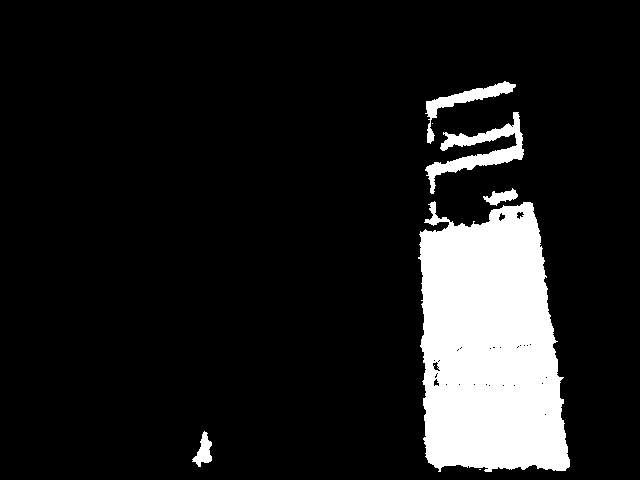
#> input picture Boiler4.bmp, 640 x 480 px
$ python Client.py   (Python 2 division)
#> lines starting #> are read from the running program, lines starting #| are printed output that depends on the picture; after the words box and inside, x2 and y2 are one past the last pixel; in counts of white or black regions, pixels touching at a corner belong together
import socket
import cv2
import numpy as np
import sys
import time

TCP_IP = '192.168.1.12'
TCP_PORT = 2389
BUFFER_SIZE = 1500


img = cv2.imread('./Boiler4.bmp') #image read
#> img is the input picture: shape (480, 640, 3); 12% white; 7 white regions (2 under 20 px), largest, box (x1, y1, x2, y2) and area: (418, 201, 570, 472) 32749, (425, 112, 524, 194) 2241, (425, 81, 516, 144) 1122, (192, 431, 212, 467) 362, (483, 188, 518, 206) 303
kernel = np.ones((3,3))
erosion = cv2.erode(img,kernel,iterations = 16) #increase if necessary
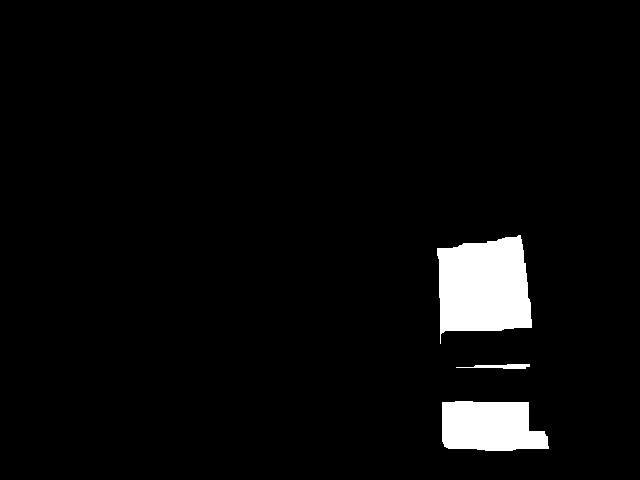
#> erosion: shape (480, 640, 3); 4.1% white; 3 white regions, box (x1, y1, x2, y2) and area: (437, 235, 532, 344) 7813, (442, 401, 549, 451) 4488, (456, 364, 530, 369) 227
dilation = cv2.dilate(erosion,kernel,iterations = 8)
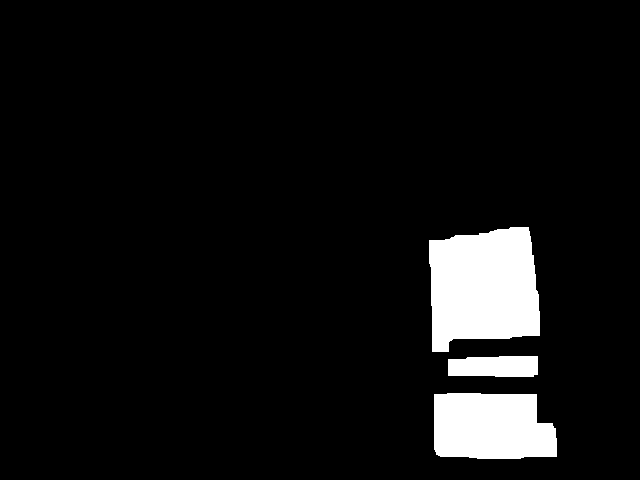
#> dilation: shape (480, 640, 3); 6.6% white; 3 white regions, box (x1, y1, x2, y2) and area: (429, 227, 540, 352) 11333, (434, 393, 557, 459) 7256, (448, 356, 538, 377) 1747

width = len(img[0])
#> width = 640
height = sum([len(arr) for arr in img])/width
#> height = 480
region1 = dilation[5*height/16:14*height/16, 0:width] #using region1 cuts time in by like .008 seconds (like by 40%)
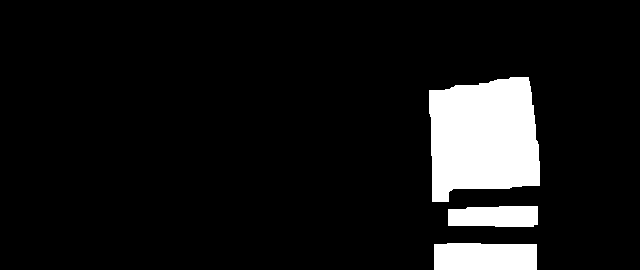
#> region1: shape (270, 640, 3); 9.1% white; 3 white regions, box (x1, y1, x2, y2) and area: (429, 77, 540, 202) 11333, (434, 243, 537, 270) 2712, (448, 206, 538, 227) 1747
img_str = cv2.imencode('.bmp', region1)[1].tostring()

print 'before connect'

#> (the run stopped early here; a loop or call above may not have finished)

$ run again, with Boiler2.bmp copied over Boiler4.bmp
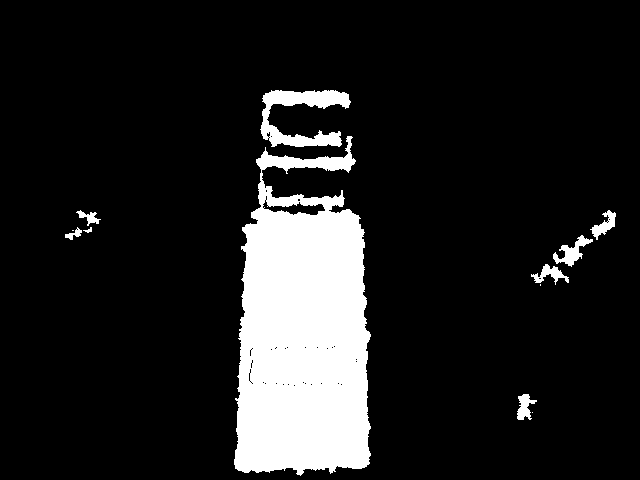
#> input picture Boiler2.bmp, 640 x 480 px
#> img is the input picture: shape (480, 640, 3); 12.5% white; 12 white regions (3 under 20 px), largest, box (x1, y1, x2, y2) and area: (234, 136, 371, 476) 34519, (260, 90, 351, 147) 2302, (553, 235, 593, 267) 464
#> erosion: shape (480, 640, 3); 4.3% white; 4 white regions (1 under 20 px), largest, box (x1, y1, x2, y2) and area: (260, 229, 348, 331) 8391, (254, 400, 352, 454) 4877, (288, 364, 340, 367) 81
#> `dilation = cv2.dilate(erosion,kernel,iterations = 8)`:
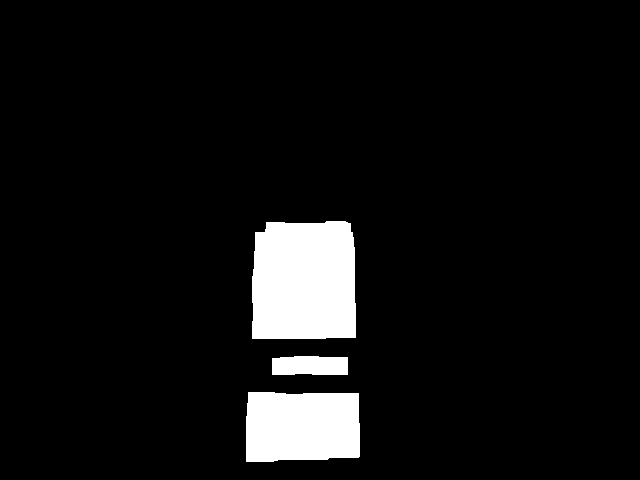
#> dilation: shape (480, 640, 3); 6.7% white; 3 white regions, box (x1, y1, x2, y2) and area: (252, 221, 356, 339) 11719, (246, 392, 360, 462) 7581, (272, 356, 348, 375) 1368
#> width = 640
#> height = 480
#> `region1 = dilation[5*height/16:14*height/16, 0:width]`:
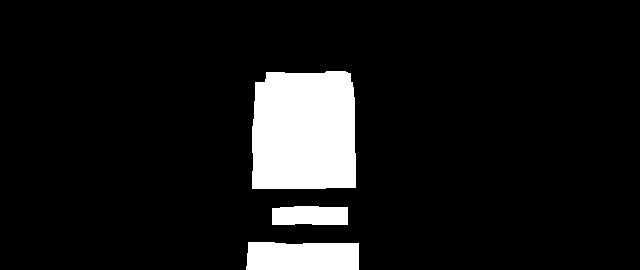
#> region1: shape (270, 640, 3); 9.3% white; 3 white regions, box (x1, y1, x2, y2) and area: (252, 71, 356, 189) 11719, (246, 242, 359, 270) 3028, (272, 206, 348, 225) 1368
